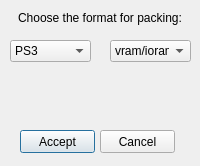
<?xml version="1.0" encoding="UTF-8"?>
<ui version="4.0">
 <class>Dialog</class>
 <widget class="QDialog" name="Dialog">
  <property name="geometry">
   <rect>
    <x>0</x>
    <y>0</y>
    <width>200</width>
    <height>166</height>
   </rect>
  </property>
  <property name="windowTitle">
   <string>pack format</string>
  </property>
  <widget class="QComboBox" name="console_version">
   <property name="geometry">
    <rect>
     <x>10</x>
     <y>40</y>
     <width>81</width>
     <height>22</height>
    </rect>
   </property>
   <item>
    <property name="text">
     <string>PS3</string>
    </property>
   </item>
   <item>
    <property name="text">
     <string>XBOX 360</string>
    </property>
   </item>
  </widget>
  <widget class="QComboBox" name="type_format_pack">
   <property name="geometry">
    <rect>
     <x>110</x>
     <y>40</y>
     <width>81</width>
     <height>22</height>
    </rect>
   </property>
   <item>
    <property name="text">
     <string>vram/ioram</string>
    </property>
   </item>
   <item>
    <property name="text">
     <string>spr</string>
    </property>
   </item>
   <item>
    <property name="text">
     <string>Other</string>
    </property>
   </item>
  </widget>
  <widget class="QLabel" name="text_pack_format">
   <property name="geometry">
    <rect>
     <x>10</x>
     <y>10</y>
     <width>180</width>
     <height>16</height>
    </rect>
   </property>
   <property name="text">
    <string>Choose the format for packing:</string>
   </property>
   <property name="alignment">
    <set>Qt::AlignCenter</set>
   </property>
  </widget>
  <widget class="QPushButton" name="accept_pack_format">
   <property name="geometry">
    <rect>
     <x>20</x>
     <y>130</y>
     <width>75</width>
     <height>23</height>
    </rect>
   </property>
   <property name="text">
    <string>Accept</string>
   </property>
  </widget>
  <widget class="QPushButton" name="cancel_pack_format">
   <property name="geometry">
    <rect>
     <x>100</x>
     <y>130</y>
     <width>75</width>
     <height>23</height>
    </rect>
   </property>
   <property name="text">
    <string>Cancel</string>
   </property>
  </widget>
 </widget>
 <resources/>
 <connections/>
</ui>
